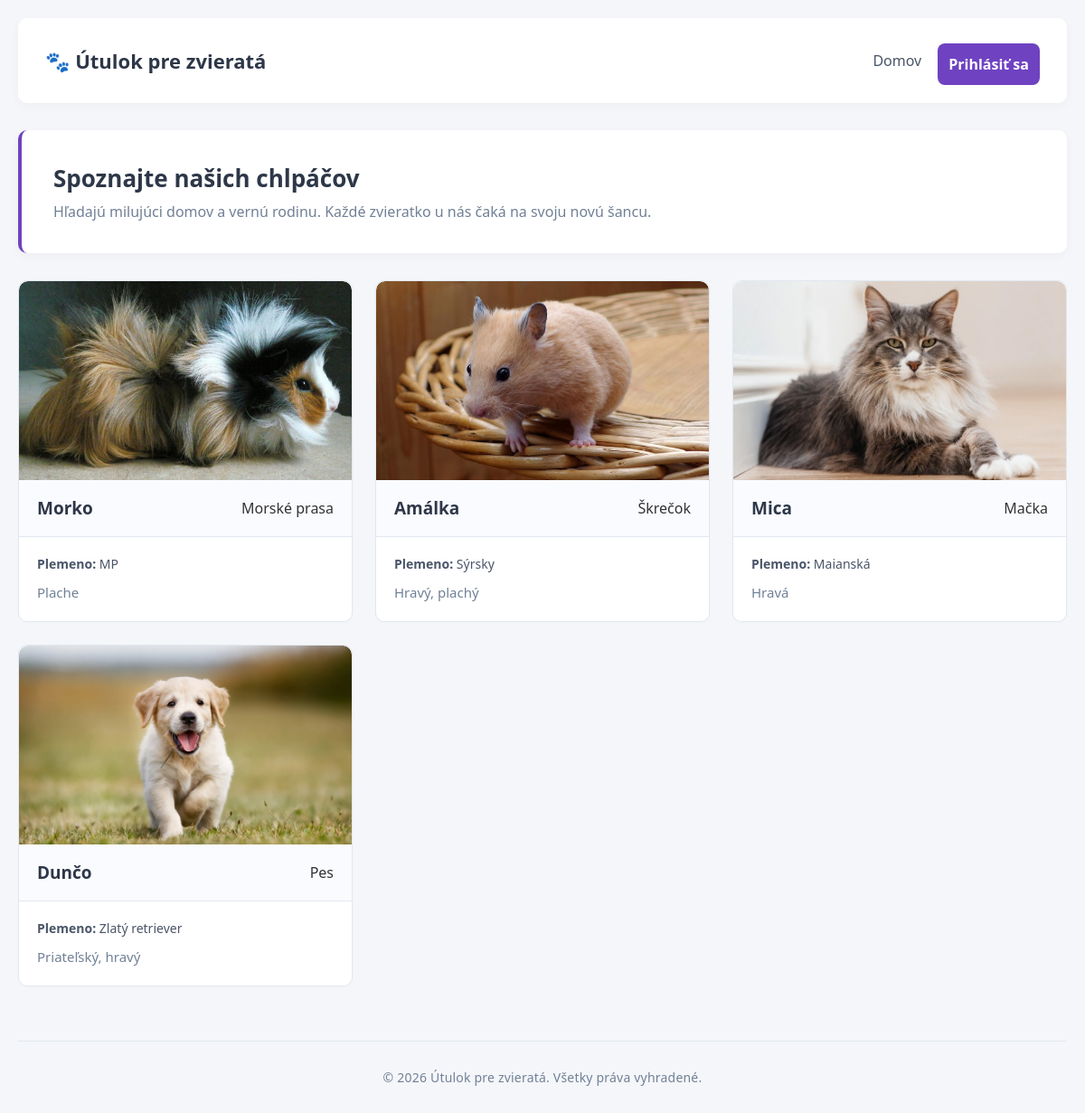
The page / on the database its author committed.
### tables this page shows
CREATE TABLE `animals` (
  `id` int(11) NOT NULL,
  `name` varchar(100) NOT NULL,
  `species` varchar(50) NOT NULL,
  `breed` varchar(100) DEFAULT NULL,
  `description` text NOT NULL,
  `created_at` timestamp NOT NULL DEFAULT current_timestamp(),
  `image` varchar(255) DEFAULT 'default.jpg'
);

### classes/Model.php (called while the page is built, shortened)
<?php
abstract class Model {
    public function __construct($db) {
        $this->db = $db;
    }
}

### classes/Animal.php (called while the page is built, shortened)
<?php
require_once __DIR__ . '/Model.php';
class Animal extends Model {
    private $table_name = "animals";
    public function getAll() {
        $query = "SELECT * FROM " . $this->table_name . " ORDER BY id DESC";
        $statement = $this->db->prepare($query);
        $statement->execute();
        return $statement->fetchAll(PDO::FETCH_ASSOC);
    }
}

### index.php (the view, shortened to what this page needs)
<?php
require_once 'classes/Animal.php';
include_once 'parts/header.php';
$database = new Database();
$db = $database->getConnection();
if ($db) {
    $animalModel = new Animal($db);
    $animals = $animalModel->getAll();
    ?>
    <section class="hero-section">
        <h2>Spoznajte našich chlpáčov</h2>
        <p>Hľadajú milujúci domov a vernú rodinu. Každé zvieratko u nás čaká na svoju novú šancu.</p>
    </section>
    <div class="animal-grid">
        <?php if (!empty($animals)): ?>
            <?php foreach ($animals as $animal): ?>
                <div class="animal-card">
                    <div class="card-image-wrapper">
                        <img src="assets/img/<?php echo htmlspecialchars($animal['image'] ?? 'default.jpg'); ?>"
                             alt="<?php echo htmlspecialchars($animal['name']); ?>"
                             class="animal-card-img">
                    </div>
                    <div class="card-header">
                        <h3><?php echo htmlspecialchars($animal['name']); ?></h3>
                        <p class="species"><?php echo htmlspecialchars($animal['species']); ?></p>
                    </div>
                    <div class="card-body">
                        <p class="breed"><strong>Plemeno:</strong> <?php echo htmlspecialchars($animal['breed']); ?></p>
                        <p class="description"><?php echo htmlspecialchars($animal['description']); ?></p>
                    </div>
                </div>
            <?php endforeach; ?>
        <?php else: ?>
            <div class="no-data">
                <p>Momentálne sú všetky zvieratká šťastne adoptované. 🐾</p>
            </div>
        <?php endif; ?>
    </div>
<?php
} else {
    echo "<h1>Chyba: Nepodarilo sa spojiť s databázou.</h1>";
}
include_once 'parts/footer.php';
?>

### parts/header.php (shortened to what this page needs)
<!DOCTYPE html>
<html lang="sk">
<head>
    <link rel="stylesheet" href="assets/css/style.css">
</head>
<body>
    <header class="site-header">
        <div class="logo">
            <h1>🐾 Útulok pre zvieratá</h1>
        </div>
        <nav class="nav-links">
            <a href="index.php" class="nav-link">Domov</a>
            <?php if (isset($_SESSION['role'])): ?>
                <span class="user-info">Ahoj, <strong><?php echo htmlspecialchars($_SESSION['username']); ?></strong> (<?php echo $_SESSION['role']; ?>)</span>
                <?php if ($_SESSION['role'] === 'admin'): ?>
                    <a href="admin/index.php" class="nav-link btn-admin">Administrácia</a>
                <?php endif; ?>
                <a href="logout.php" class="nav-link btn-logout">Odhlásiť sa</a>
            <?php else: ?>
                <a href="login.php" class="nav-link btn-login">Prihlásiť sa</a>
            <?php endif; ?>
        </nav>
    </header>
    <main class="main-container">

### parts/footer.php
</main>
<footer class="main-footer">
    <p>&copy; <?php echo date('Y'); ?> Útulok pre zvieratá. Všetky práva vyhradené.</p>
</footer>
</body>
</html>

### assets/css/style.css (style rules this page uses)
* { margin: 0; padding: 0; box-sizing: border-box; font-family: 'Segoe UI', Tahoma, Geneva, Verdana, sans-serif; }
body { background-color: #f4f6f9; color: #333; padding: 0 20px; }
.site-header { max-width: 1200px; margin: 20px auto 0 auto; background: #ffffff; padding: 20px 30px; border-radius: 10px; box-shadow: 0 4px 12px rgba(0, 0, 0, 0.03); display: flex; justify-content: space-between; align-items: center; }
.logo h1 { font-size: 22px; color: #2d3748; }
.nav-links { display: flex; align-items: center; gap: 18px; }
.nav-link { text-decoration: none; color: #4a5568; font-weight: 500; transition: color 0.2s ease; }
.btn-login, .btn-logout { background: #6f42c1; color: #ffffff !important; padding: 8px 16px; border-radius: 6px; font-weight: 600; }
.main-container { max-width: 1200px; margin: 30px auto 50px auto; }
.hero-section { background-color: #ffffff; padding: 35px; border-radius: 10px; box-shadow: 0 4px 12px rgba(0, 0, 0, 0.03); border-left: 4px solid #6f42c1; margin-bottom: 30px; }
.hero-section h2 { color: #2d3748; font-size: 26px; margin-bottom: 8px; }
.hero-section p { color: #718096; font-size: 16px; }
.animal-grid { display: grid; grid-template-columns: repeat(auto-fill, minmax(300px, 1fr)); gap: 25px; }
.animal-card { background: #ffffff; border: 1px solid #e2e8f0; border-radius: 10px; overflow: hidden; box-shadow: 0 2px 5px rgba(0, 0, 0, 0.01); transition: transform 0.2s ease, box-shadow 0.2s ease; }
.card-image-wrapper { width: 100%; height: 220px; overflow: hidden; border-top-left-radius: 10px; border-top-right-radius: 10px; background-color: #f7fafc; }
.animal-card-img { width: 100%; height: 100%; object-fit: cover; display: block; transition: transform 0.3s ease; }
.card-header { background-color: #fafbfe; padding: 18px 20px; display: flex; justify-content: space-between; align-items: center; border-bottom: 1px solid #e2e8f0; }
.card-header h3 { font-size: 19px; color: #2d3748; }
.card-body { padding: 20px; }
.card-body .breed { font-size: 14px; color: #4a5568; margin-bottom: 10px; }
.card-body .description { font-size: 15px; color: #718096; line-height: 1.6; }
.btn-login { width: 100%; padding: 12px; background-color: #6f42c1; color: white; border: none; border-radius: 8px; font-size: 16px; font-weight: 600; cursor: pointer; transition: background-color 0.2s; margin-top: 8px; }
.main-footer { width: 100%; margin-top: 60px; padding: 30px 20px; border-top: 1px solid #e2e8f0; text-align: center; }
.main-footer p { font-family: 'Segoe UI', Tahoma, Geneva, Verdana, sans-serif; font-size: 14px; color: #718096; margin: 0; letter-spacing: 0.2px; }

### rows shown on the page
animals: image (picture), name "Morko", species "Morské prasa", breed "MP", description "Plache"
animals: image (picture), name "Amálka", species "Škrečok", breed "Sýrsky", description "Hravý, plachý"
animals: image (picture), name "Mica", species "Mačka", breed "Maianská", description "Hravá"
animals: image (picture), name "Dunčo", species "Pes", breed "Zlatý retriever", description "Priateľský, hravý"
